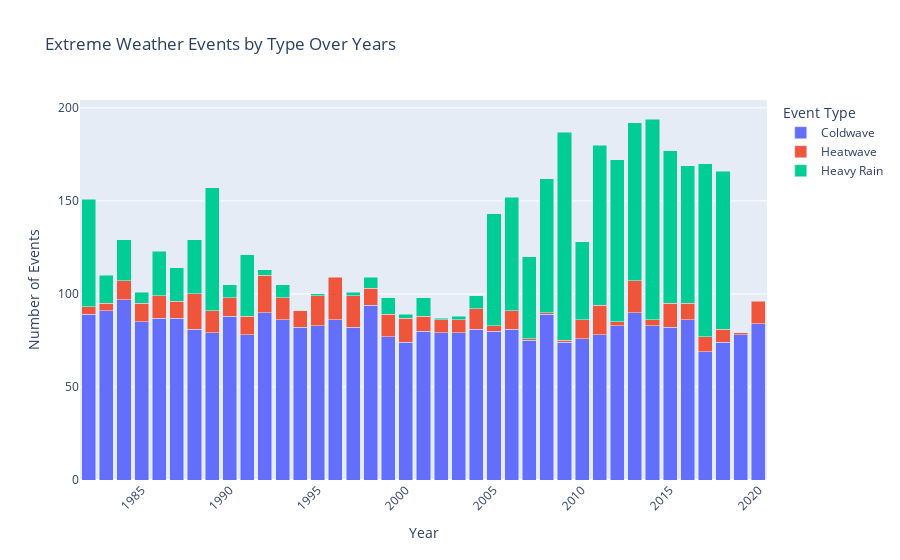

The code cell stored with this chart in its notebook:
### Markdown cell above
### 4. Identify Extreme Weather Event Frequency and Intensity Changes

### Code cell
# Define thresholds (or reuse previous ones if defined)
precip_threshold = df['prectot'].quantile(0.95)  # Top 5% precipitation
temp_high_threshold = 38  # degrees Celsius
temp_low_threshold = 0   # degrees Celsius
wind_speed_threshold = 15  # m/s

# Step 1: Create Extreme Condition Flags
df['extreme_precip'] = df['prectot'] > precip_threshold
df['extreme_heat'] = df['t2m_max'] > temp_high_threshold
df['extreme_cold'] = df['t2m_min'] < temp_low_threshold
df['extreme_wind'] = df['ws10m_max'] > wind_speed_threshold

# Step 2: Classify Event Based on Which Extreme Happened
def classify_event(row):
    if row['extreme_precip']:
        return 'Heavy Rain'
    elif row['extreme_heat']:
        return 'Heatwave'
    elif row['extreme_cold']:
        return 'Coldwave'
    elif row['extreme_wind']:
        return 'Windstorm'
    else:
        return 'Normal'

# Apply classification
df['event_type'] = df.apply(classify_event, axis=1)

# Keep only real extreme events
extreme_events = df[df['event_type'] != 'Normal']

# Step 3: Group by year and event type
extreme_summary = extreme_events.groupby([pd.Grouper(key='date', freq='Y'), 'event_type']).size().reset_index(name='count')

# Step 4: Plot
fig = px.bar(
    extreme_summary,
    x='date',
    y='count',
    color='event_type',
    title='Extreme Weather Events by Type Over Years',
    labels={'count': 'Number of Events', 'date': 'Year', 'event_type': 'Event Type'},
)

fig.update_traces(hovertemplate='Year: %{x|%Y}<br>Type: %{customdata[0]}<br>Count: %{y}')
fig.update_layout(xaxis_tickangle=-45, barmode='stack')
fig.show()
